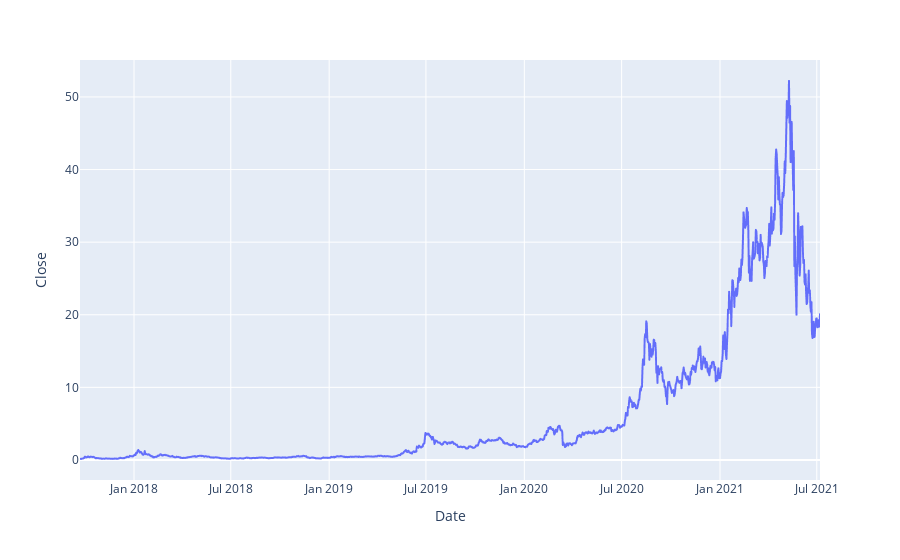

Notebook source saved alongside this figure:
### Code cell
fig = px.line(data, x='Date', y="Close")
fig.show();

### Figure 1 — Plotly figure (JSON) as saved in the notebook; plotly's stock layout.template omitted (floating-point values rounded to 4 significant figures; data arrays with more than 128 entries replaced by an {"elided": "..."} marker saying what was removed)
{"data": [{"hovertemplate": "Date=%{x}<br>Close=%{y}<extra></extra>", "legendgroup": "", "line": {"color": "#636efa", "dash": "solid"}, "marker": {"symbol": "circle"}, "mode": "lines", "name": "", "showlegend": false, "x": {"elided": "1385 str values"}, "xaxis": "x", "y": {"elided": "1385 float values"}, "yaxis": "y", "type": "scattergl"}], "layout": {"xaxis": {"anchor": "y", "domain": [0, 1], "title": {"text": "Date"}}, "yaxis": {"anchor": "x", "domain": [0, 1], "title": {"text": "Close"}}, "legend": {"tracegroupgap": 0}, "margin": {"t": 60}}}
